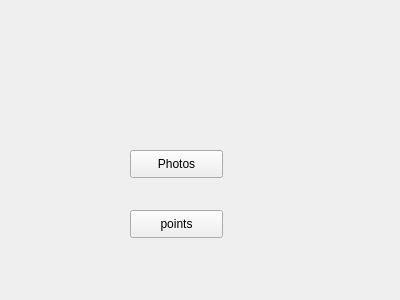
<?xml version="1.0" encoding="UTF-8"?>
<ui version="4.0">
 <class>Widget</class>
 <widget class="QWidget" name="Widget">
  <property name="geometry">
   <rect>
    <x>0</x>
    <y>0</y>
    <width>400</width>
    <height>300</height>
   </rect>
  </property>
  <property name="windowTitle">
   <string>Widget</string>
  </property>
  <widget class="QPushButton" name="pushButton">
   <property name="geometry">
    <rect>
     <x>130</x>
     <y>150</y>
     <width>93</width>
     <height>28</height>
    </rect>
   </property>
   <property name="text">
    <string>Photos</string>
   </property>
  </widget>
  <widget class="QPushButton" name="pushButton_2">
   <property name="geometry">
    <rect>
     <x>130</x>
     <y>210</y>
     <width>93</width>
     <height>28</height>
    </rect>
   </property>
   <property name="text">
    <string>points</string>
   </property>
  </widget>
 </widget>
 <layoutdefault spacing="6" margin="11"/>
 <resources/>
 <connections/>
</ui>
